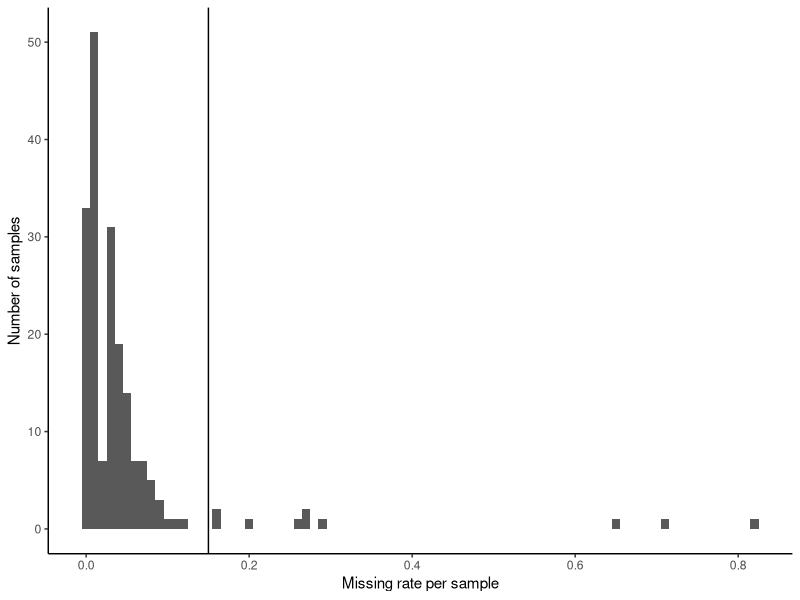
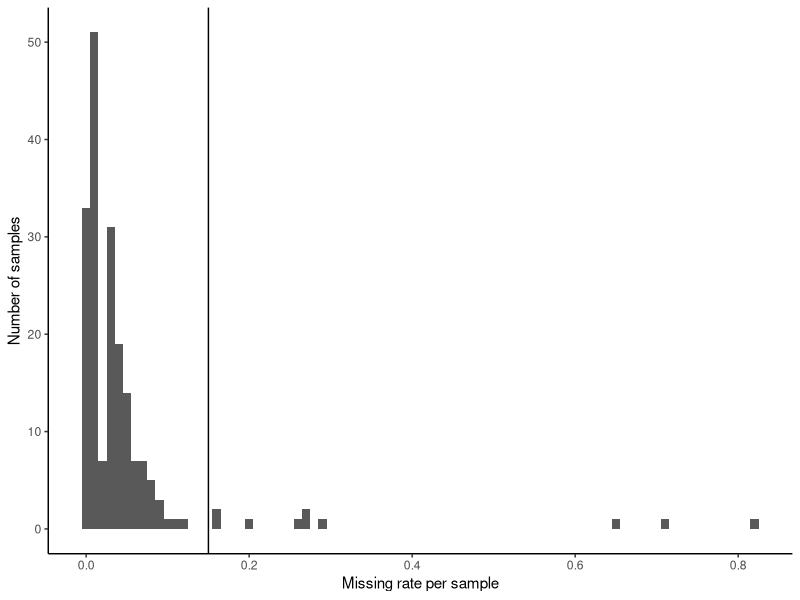

Source code (R) for these figures, in order:
#!/usr/bin/env Rscript
library(ggplot2)

obj <- read.table("01_combine.txt")

ggplot(obj, aes(V2)) +
  theme_classic() +
  geom_histogram(binwidth = 0.01) +
  geom_vline(xintercept = 0.15) +
  xlab("Missing rate per sample") +
  ylab("Number of samples")
ggsave("missingRate_histogram.pdf", width = 5, height = 4)

obj01 <- subset(obj, V2 > 0.15)
write.table(obj01, file = "highMR.txt", quote = FALSE, sep = "\t")
